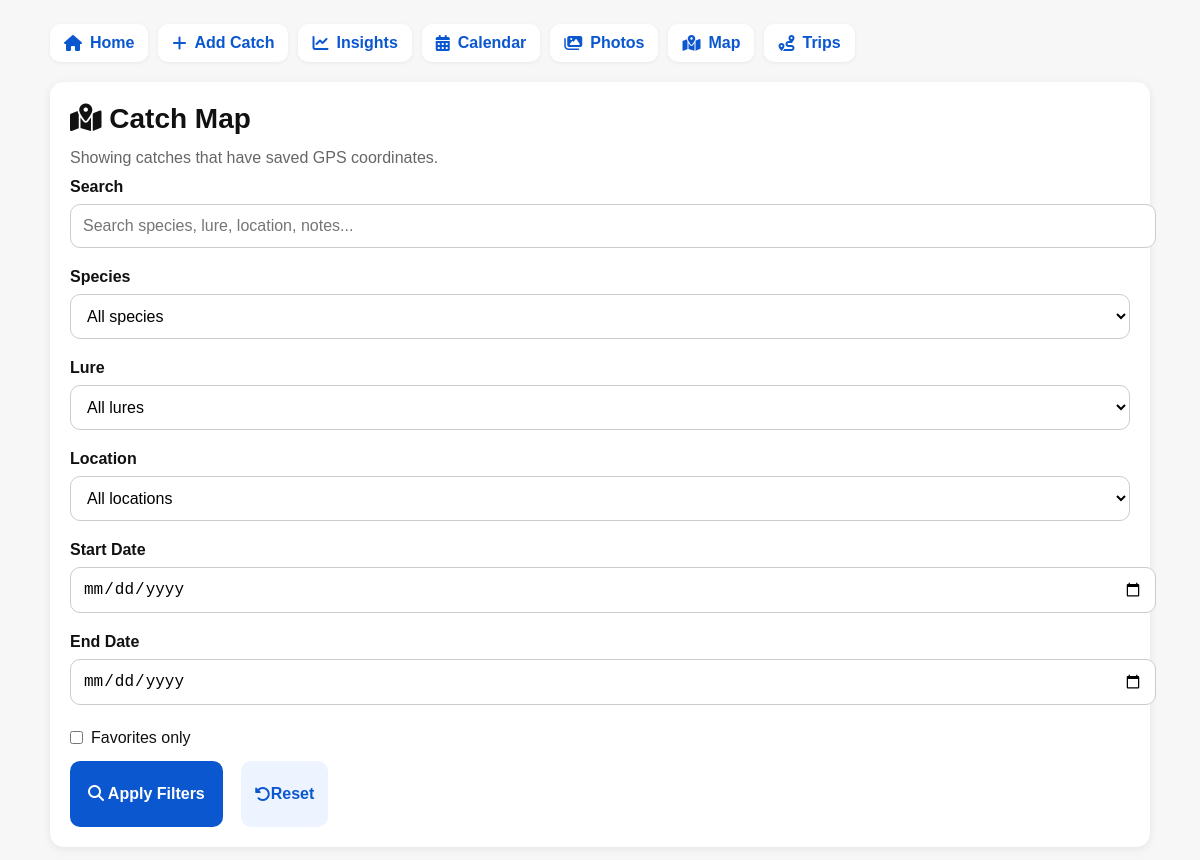
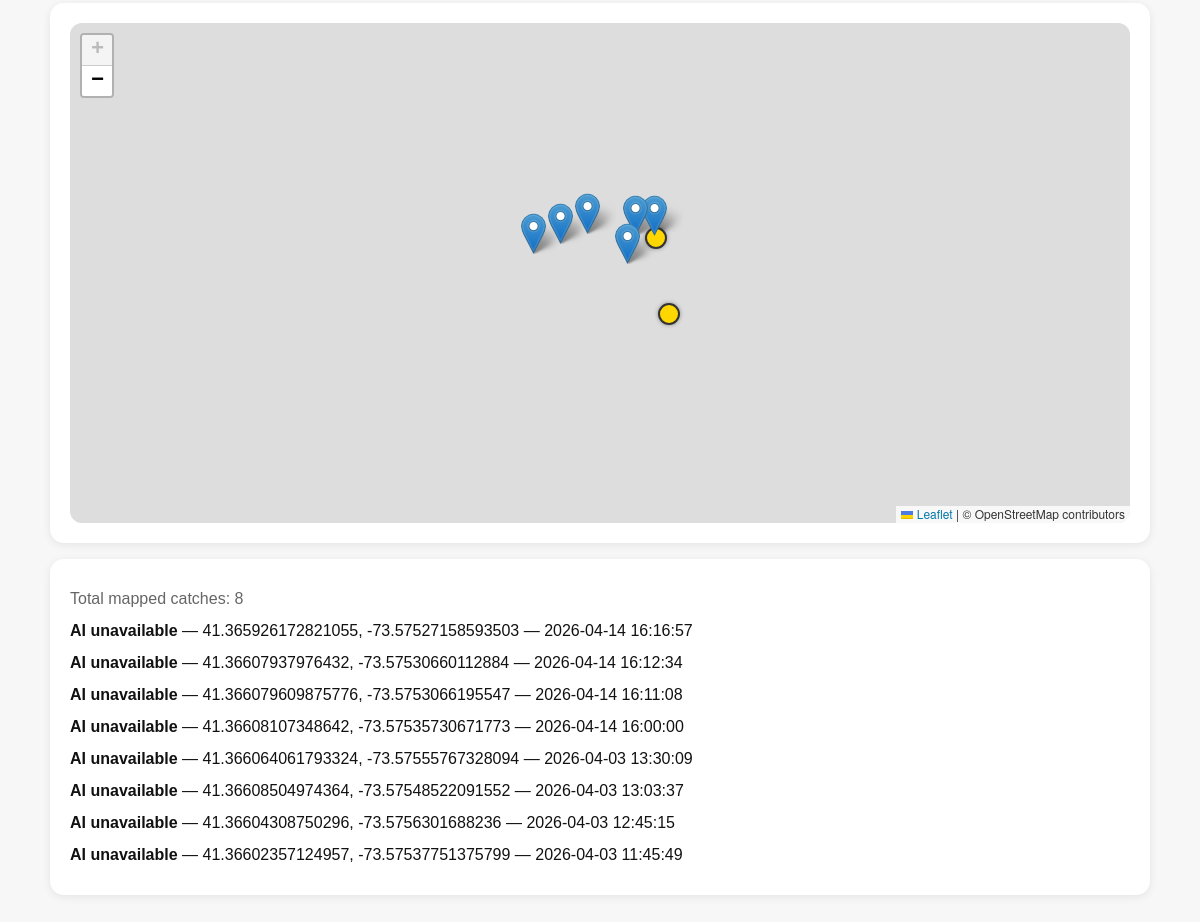
The page /map on the database its author committed (2 pictures, top to bottom).
### tables this page shows
CREATE TABLE catches (
            id INTEGER PRIMARY KEY AUTOINCREMENT,
            timestamp TEXT,
            species TEXT,
            lure TEXT,
            technique TEXT,
            location TEXT,
            weight TEXT,
            length TEXT,
            wind TEXT,
            temp TEXT,
            notes TEXT,
            mode TEXT,
            photo_path TEXT,
            photo_taken_at TEXT,
            photo_gps_lat TEXT,
            photo_gps_lon TEXT,
            photo_device TEXT,
            metadata_found INTEGER
        , is_favorite INTEGER DEFAULT 0, cloud_cover TEXT, trip_id INTEGER, water_temp TEXT, air_pressure TEXT);

### app.py (the view)
@app.route("/map")
def map_page():
    search = request.args.get("search", "").strip()
    species = request.args.get("species", "").strip()
    lure = request.args.get("lure", "").strip()
    location = request.args.get("location", "").strip()
    favorites_only = request.args.get("favorites_only", "").strip()
    start_date = request.args.get("start_date", "").strip()
    end_date = request.args.get("end_date", "").strip()
    catches = get_map_catches(
        search=search,
        species=species,
        lure=lure,
        location=location,
        favorites_only=favorites_only,
        start_date=start_date,
        end_date=end_date
    )
    map_catches = []
    for catch in catches:
        lat_raw = clean_value(catch["photo_gps_lat"])
        lon_raw = clean_value(catch["photo_gps_lon"])
        if not lat_raw or not lon_raw:
            continue
        try:
            lat = float(lat_raw)
            lon = float(lon_raw)
        except ValueError:
            continue
        map_catches.append({
            "id": catch["id"],
            "species": clean_value(catch["species"]) or "Unknown Species",
            "timestamp": clean_value(catch["timestamp"]) or "",
            "location": clean_value(catch["location"]) or "",
            "lure": clean_value(catch["lure"]) or "",
            "notes": clean_value(catch["notes"]) or "",
            "water_temp": clean_value(catch["water_temp"]) or "",
            "air_pressure": clean_value(catch["air_pressure"]) or "",
            "photo_path": clean_value(catch["photo_path"]) or "",
            "latitude": lat,
            "longitude": lon,
            "is_favorite": catch["is_favorite"]
        })
    species_options = get_unique_values("species")
    lure_options = get_unique_values("lure")
    location_options = get_unique_values("location")
    return render_template(
        "map.html",
        map_catches=map_catches,
        search=search,
        species=species,
        lure=lure,
        location=location,
        favorites_only=favorites_only,
        start_date=start_date,
        end_date=end_date,
        species_options=species_options,
        lure_options=lure_options,
        location_options=location_options
    )

### app.py (called while the page is built)
def get_connection():
    conn = sqlite3.connect(DB_FILE)
    conn.row_factory = sqlite3.Row
    return conn

def clean_value(value):
    if value is None:
        return None
    value = str(value).strip()
    if value == "":
        return None
    return value

def get_unique_values(column_name):
    conn = get_connection()
    cursor = conn.cursor()
    cursor.execute(f"""
        SELECT DISTINCT {column_name}
        FROM catches
        WHERE {column_name} IS NOT NULL AND TRIM({column_name}) != ''
        ORDER BY {column_name} ASC
    """)
    values = [row[0] for row in cursor.fetchall()]
    conn.close()
    return values

### templates/map.html (shortened to what this page needs)
{% extends "base.html" %}
{% block content %}
<div class="card">
    <h1><i class="fa-solid fa-map-location-dot"></i> Catch Map</h1>
    <p class="muted">Showing catches that have saved GPS coordinates.</p>
    <form method="GET" action="{{ url_for('map_page') }}">
        <label for="search">Search</label>
        <input type="text" id="search" name="search" value="{{ search }}" placeholder="Search species, lure, location, notes...">
        <label for="species">Species</label>
        <select id="species" name="species">
            <option value="">All species</option>
        </select>
        <label for="lure">Lure</label>
        <select id="lure" name="lure">
            <option value="">All lures</option>
        </select>
        <label for="location">Location</label>
        <select id="location" name="location">
            <option value="">All locations</option>
        </select>
        <label for="start_date">Start Date</label>
        <input type="date" id="start_date" name="start_date" value="{{ start_date }}">
        <label for="end_date">End Date</label>
        <input type="date" id="end_date" name="end_date" value="{{ end_date }}">
        <label style="display: flex; align-items: center; gap: 8px; font-weight: normal; margin-top: 10px; margin-bottom: 14px;">
            <input
                type="checkbox"
                name="favorites_only"
                value="1"
                style="width: auto; margin: 0;"
            >
            Favorites only
        </label>
        <div class="actions">
            <button type="submit">
                <i class="fa-solid fa-magnifying-glass"></i>
                Apply Filters
            </button>
            <a href="{{ url_for('map_page') }}">
                <i class="fa-solid fa-rotate-left"></i>
                Reset
            </a>
        </div>
    </form>
</div>
<div class="card">
    <div id="catch-map" style="width: 100%; height: 500px; border-radius: 12px;"></div>
</div>
<div class="card">
    <p class="muted">Total mapped catches: {{ map_catches|length }}</p>
    {% if map_catches %}
        {% for catch in map_catches %}
            <p style="margin-bottom: 8px;">
                <strong>{{ catch["species"] }}</strong>
                — {{ catch["latitude"] }}, {{ catch["longitude"] }}
                {% if catch["timestamp"] %} — {{ catch["timestamp"] }}{% endif %}
            </p>
        {% endfor %}
    {% else %}
        <p class="muted" style="margin-bottom: 0;">No mapped catches yet.</p>
    {% endif %}
</div>
{% endblock %}

### templates/base.html (style rules this page uses)
body { font-family: Arial, sans-serif; max-width: 1100px; margin: 0 auto; padding: 16px; background: #f7f7f7; color: #111; }
h1 { margin-top: 0; margin-bottom: 10px; font-size: 28px; line-height: 1.2; }
p { margin: 8px 0; line-height: 1.5; }
a, button { text-decoration: none; cursor: pointer; }
.card { background: white; border-radius: 14px; padding: 16px; margin-bottom: 16px; box-shadow: 0 2px 8px rgba(0,0,0,0.08); }
label { display: block; font-weight: bold; margin-top: 6px; margin-bottom: 4px; }
input, textarea, select { width: 100%; padding: 12px; margin-top: 4px; margin-bottom: 14px; border: 1px solid #ccc; border-radius: 10px; font-size: 16px; background: white; }
button { background: #0b57d0; color: white; border: none; padding: 12px 18px; border-radius: 10px; font-weight: bold; font-size: 16px; min-height: 44px; margin-right: 8px; }
.muted { color: #666; }
.actions { display: flex; gap: 10px; align-items: stretch; flex-wrap: wrap; margin-top: 14px; }
.actions a { background: #eef4ff; color: #0b57d0; padding: 11px 14px; border-radius: 10px; font-weight: bold; min-height: 44px; display: inline-flex; align-items: center; }
@media (min-width: 700px) { body { padding: 24px; } }
@media (min-width: 700px) { .card { padding: 20px; } }

### rows shown on the page
catches: species "AI unavailable", latitude "41.365926172821055", longitude "-73.57527158593503", timestamp "2026-04-14 16:16:57"
catches: species "AI unavailable", latitude "41.36607937976432", longitude "-73.57530660112884", timestamp "2026-04-14 16:12:34"
catches: species "AI unavailable", latitude "41.366079609875776", longitude "-73.5753066195547", timestamp "2026-04-14 16:11:08"
catches: species "AI unavailable", latitude "41.36608107348642", longitude "-73.57535730671773", timestamp "2026-04-14 16:00:00"
catches: species "AI unavailable", latitude "41.366064061793324", longitude "-73.57555767328094", timestamp "2026-04-03 13:30:09"
catches: species "AI unavailable", latitude "41.36608504974364", longitude "-73.57548522091552", timestamp "2026-04-03 13:03:37"
catches: species "AI unavailable", latitude "41.36604308750296", longitude "-73.5756301688236", timestamp "2026-04-03 12:45:15"
catches: species "AI unavailable", latitude "41.36602357124957", longitude "-73.57537751375799", timestamp "2026-04-03 11:45:49"

### other values the page prints
{{ map_catches|length }} "8"
